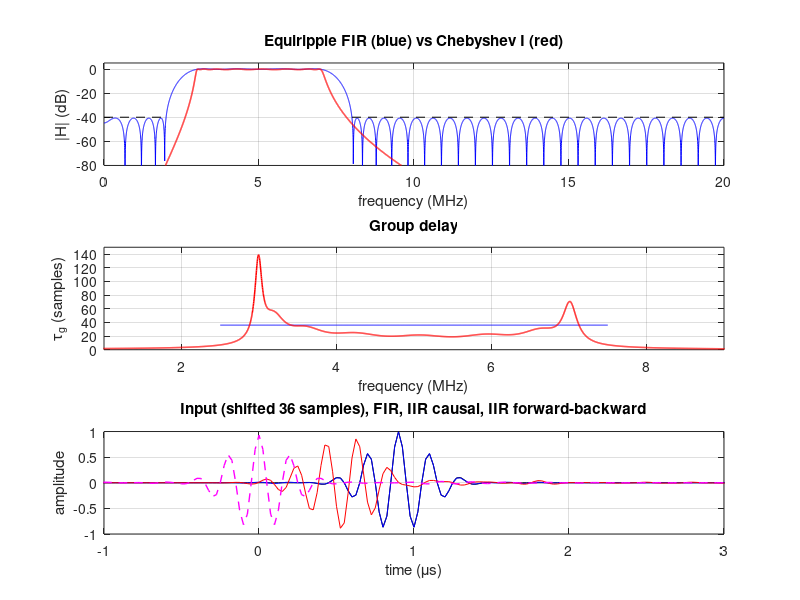

Recreate this plot in MATLAB.
%% m09_fir_vs_iir_pulse.m
% Module 09 - The same RF band-pass spec met by an equiripple FIR and by a
% Chebyshev I IIR: order, delay, group-delay dispersion and pulse distortion.
% Spec: pass 3-7 MHz (0.5 dB), stop <= 2 and >= 8 MHz (40 dB), fs = 40 MHz.
%  FIR: order 72 equiripple by Lawson IRLS (linear phase, delay 36 samples)
%  IIR: Chebyshev I prototype N = 8 -> band-pass order 16, prewarped bilinear, biquads
% Pulse: Gaussian-enveloped 5 MHz, 40 % (-6 dB) fractional bandwidth.
% What to change: f0, bw, the IIR prototype order, forward-backward on/off.
% Expected output: FIR group delay 36.0 samples flat; IIR group delay ~21 samples at
% 5 MHz rising to >100 near the 3 MHz edge; rho(FIR) ~ 1.000, rho(IIR causal) clearly
% lower than rho(IIR magnitude only); forward-backward IIR aligned with zero shift.
% Base MATLAB only; runs in MATLAB R2019b+ and GNU Octave 8.

clear; close all; clc;
rng(1);

fs = 40;                                    % MHz
W  = @(f) 2*pi*f/fs;                        % MHz -> rad/sample
Ap = 0.5; As = 40;
dp = (10^(Ap/20) - 1)/(10^(Ap/20) + 1); ds = 10^(-As/20);

%% FIR: type I equiripple via IRLS, order 72
M = 72; L = M/2; ng = 2000;
tot = W(2) + (W(7) - W(3)) + (pi - W(8));               % grid per band, edges included exactly
g = [linspace(0, W(2), round(ng*W(2)/tot))'; linspace(W(3), W(7), round(ng*(W(7)-W(3))/tot))'; linspace(W(8), pi, round(ng*(pi-W(8))/tot))'];
d = double(g >= W(3) - 1e-12 & g <= W(7) + 1e-12); Wt = ones(size(g)); Wt(d == 0) = dp/ds;
C = cos(g * (0:L)); u = Wt;
for it = 1:80
    a = (C .* u) \ (d .* u); e = abs(Wt .* (C*a - d)); u = u .* sqrt(e + 1e-14); u = u / sqrt(mean(u.^2));
end
h = [flipud(a(2:end))/2; a(1); a(2:end)/2];

%% IIR: Chebyshev I prototype -> band-pass -> bilinear, as biquads
N = 8; ep = sqrt(10^(Ap/10) - 1); mu = asinh(1/ep)/N; th = pi*(2*(1:N) - 1)/(2*N);
pl = -sinh(mu)*sin(th) + 1j*cosh(mu)*cos(th);              % prototype poles, passband edge 1 rad/s
W1 = 2*tan(W(3)/2); W2 = 2*tan(W(7)/2); W0 = sqrt(W1*W2); B = W2 - W1;
pb = [pl*B/2 + sqrt((pl*B/2).^2 - W0^2), pl*B/2 - sqrt((pl*B/2).^2 - W0^2)];   % s -> (s^2 + W0^2)/(B s)
pz = (2 + pb) ./ (2 - pb);                                   % bilinear (T = 1)
pu = pz(imag(pz) > 1e-12);                                  % one of each conjugate pair (16 poles -> 8)
% each biquad: zeros at z = +1 and z = -1 (analog zeros at s = 0 and s = inf)
evalH = @(w) prod((exp(-2j*w(:)) - 1) * ones(1, numel(pu)) ./ (1 - 2*real(pu(:).') .* exp(-1j*w(:)) + abs(pu(:).').^2 .* exp(-2j*w(:))), 2);
wg = linspace(0, pi, 8001)'; fg = wg/(2*pi)*fs;
Hraw = evalH(wg); gIIR = 1/max(abs(Hraw(fg >= 3 & fg <= 7)));  % Chebyshev I: passband peak = 1

%% Responses and group delays
Hfir = exp(-1j*wg*(0:M)) * h;
Hiir = gIIR * Hraw;
gdf = @(H) -gradient(unwrap(angle(H)), wg(2) - wg(1));
gdFIR = gdf(Hfir); gdIIR = gdf(Hiir);
sel = fg >= 3 & fg <= 7;
fprintf('FIR order %d: passband dev %.4f (spec %.4f), stopband %.2f dB (spec -%g)\n', M, max(abs(abs(Hfir(sel)) - 1)), dp, 20*log10(max(abs(Hfir(fg <= 2 | fg >= 8)))), As);
fprintf('IIR Chebyshev I band-pass order %d: passband loss %.3f dB, stopband %.2f dB\n', 2*N, -20*log10(min(abs(Hiir(sel)))), 20*log10(max(abs(Hiir(fg <= 2 | fg >= 8)))));
[~, i5] = min(abs(fg - 5));
fprintf('Group delay: FIR %.1f samples everywhere in 3-7 MHz (%.2f to %.2f)\n', gdFIR(i5), min(gdFIR(sel)), max(gdFIR(sel)));
fprintf('             IIR %.1f samples at 5 MHz, %.1f to %.1f over 3-7 MHz\n', gdIIR(i5), min(gdIIR(sel)), max(gdIIR(sel)));
fprintf('Multiplies per output: FIR %d (folded), IIR %d (5 per biquad)\n', M/2 + 1, 5*numel(pu));

%% Pulse through both
Ns = 1024; n0 = 200; f0 = 5; bw = 0.40;
st = sqrt(2*log(2)) / (pi*bw*f0) * fs;                      % envelope sigma (samples)
n = (0:Ns-1)'; x = exp(-(n - n0).^2/(2*st^2)) .* cos(2*pi*f0*(n - n0)/fs);
yF = filter(h, 1, x);
yI = x; for i = 1:numel(pu), yI = filter([1 0 -1], [1, -2*real(pu(i)), abs(pu(i))^2], yI); end; yI = gIIR * yI;
yB = flipud(yI);                                            % forward-backward: reverse the causal output,
for i = 1:numel(pu), yB = filter([1 0 -1], [1, -2*real(pu(i)), abs(pu(i))^2], yB); end   % filter again,
yB = flipud(gIIR * yB);                                     % and reverse back: |H|^2, zero phase
% magnitude-only version (|H| applied with zero phase) via FFT
X = fft(x); kf = (0:Ns-1)'; wk = 2*pi*min(kf, Ns - kf)/Ns; Hm = abs(gIIR * evalH(wk)); yM = real(ifft(X .* Hm));
% envelope by FFT analytic signal
anal = @(v) ifft(fft(v) .* [1; 2*ones(Ns/2 - 1, 1); 1; zeros(Ns/2 - 1, 1)]);
env = @(v) abs(anal(v));
% correlation coefficient after best integer alignment (circular is safe: signals are zero-padded)
rho = @(y) max(real(ifft(fft(y) .* conj(fft(x))))) / (norm(y) * norm(x));
[~, kF] = max(env(yF)); [~, kI] = max(env(yI)); [~, kB] = max(env(yB)); [~, kx] = max(env(x));
fprintf('\nPulse f0 = %g MHz, %d %% bandwidth:\n', f0, round(100*bw));
fprintf('  envelope peak delay: FIR %d, IIR %d, IIR forward-backward %d samples\n', kF - kx, kI - kx, kB - kx);
fprintf('  rho: FIR %.3f | IIR causal %.3f | IIR magnitude only %.3f | IIR forward-backward %.3f\n', rho(yF), rho(yI), rho(yM), rho(yB));

%% Figures
figure('Name', 'FIR vs IIR band-pass');
subplot(3,1,1); plot(fg, 20*log10(abs(Hfir) + 1e-12), 'b', fg, 20*log10(abs(Hiir) + 1e-12), 'r', 'LineWidth', 1.1); hold on;
plot([0 2], [-As -As], 'k--', [8 20], [-As -As], 'k--'); ylim([-80 5]); grid on; xlabel('frequency (MHz)'); ylabel('|H| (dB)'); title('Equiripple FIR (blue) vs Chebyshev I (red)');
gdFp = gdFIR; gdFp(fg < 2.5 | fg > 7.5) = NaN;              % FIR phase jumps at its stopband zeros
subplot(3,1,2); plot(fg, gdFp, 'b', fg, gdIIR, 'r', 'LineWidth', 1.1); xlim([1 9]); ylim([0 150]); grid on; xlabel('frequency (MHz)'); ylabel('\tau_g (samples)'); title('Group delay');
subplot(3,1,3); t = (n - n0)/fs; plot(t, circshift(x, 36), 'k', t, yF, 'b', t, yI, 'r', t, yB, 'm--', 'LineWidth', 1); xlim([-1 3]); grid on;
xlabel('time (\mus)'); ylabel('amplitude'); title('Input (shifted 36 samples), FIR, IIR causal, IIR forward-backward');
